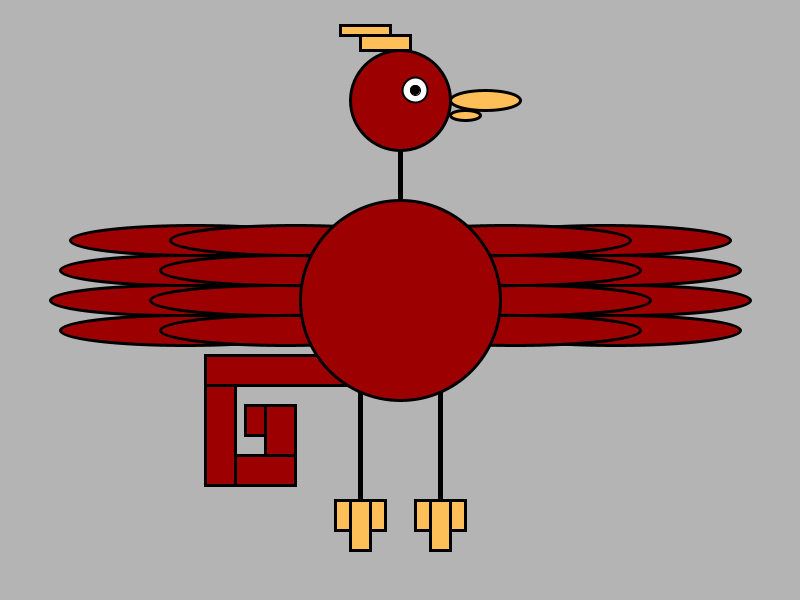
Frame 1 (no input)
Frame 60 (the mouse pressed at the canvas centre just before this capture): identical to frame 1, image omitted
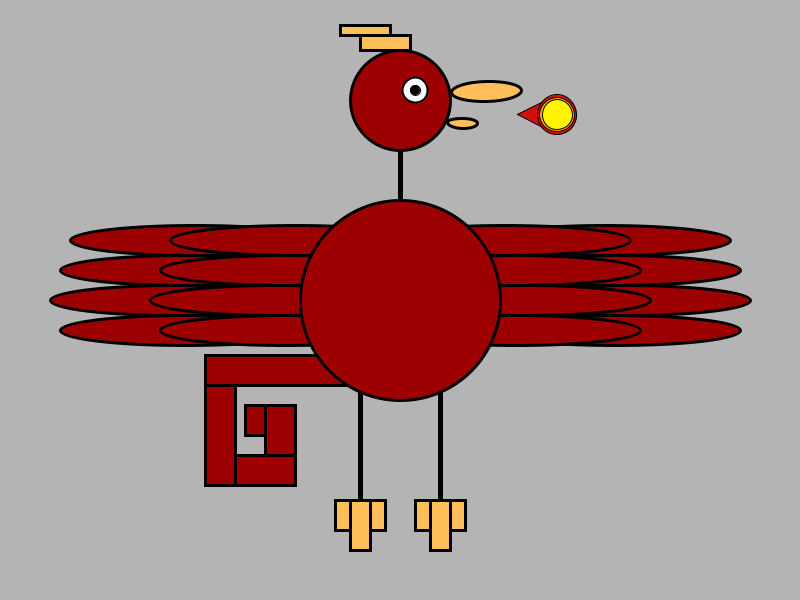
Frame 120 (the mouse held since frame 60 and released just before this capture)

The Processing sketch that drew these frames (run headless with seeded random() and noise(); from frame 60 on, the mouse is pressed at the canvas centre):

// Processing sketch: processing_52189
// ── processing_52189.pde

//Tracy Carlin
//January 28,2012
//Week 3 - Conditionals and Iterations
//size(x,y)
float heartX=400.0;
float heartY=300.0;
float rightTip=heartX+225+125;
float leftTip=heartX-225-125;
//float speed = 1.0; //for side to side movement
int direction = 1; //for side to side movement
float fireOriginX = heartX+100; //source of fire - in bird mouth
float fireOriginY = heartY-195; 
float circleRadius = 10.0; // biggest circle
color beak = #FFBF58; //beak, crest and feet color
color bird = #9D0000; //tummy, wing and tail color
color bg = #B4B4B4;
int limbs = 5; //stroke Weight for neck and legs
int outline = 3; //stroke Weight for bird shapes
void setup() {
  size(800, 600);
  smooth();
}

void draw() {
  background(bg);
  makeBird();
  if(mousePressed) {
    fireBall();
  } else {
  fireOriginX = heartX+100;
  circleRadius = 10;
  
}
}

void makeBird() 
{
  leftWing();
  rightWing();
  neck();
  leftLeg();
  rightLeg();
  leftFoot();
  rightFoot();
  tail();
  body();
  crest();
  head();
  eye();
  if (mousePressed) {
  openBeak();
  }
  else {
  topBeak();
  bottomBeak();
  }
}

void leftWing() {
  fill(bird);
  strokeWeight(outline);
  //left wings - original layer
  ellipse(heartX-225, heartY, 250, 30);
  ellipse(heartX-215, heartY-30, 250, 30);
  ellipse(heartX-215, heartY+30, 250, 30);
  ellipse(heartX-205, heartY-60, 250, 30);

  //left wings - new layer
  ellipse(heartX-125, heartY, 250, 30);
  ellipse(heartX-115, heartY-30, 250, 30);
  ellipse(heartX-115, heartY+30, 250, 30);
  ellipse(heartX-105, heartY-60, 250, 30);
}
//each "feather" is 30 pix wide, 250 px long, 30 px apart veritcally and offset by about 10 px
void rightWing() {
fill(bird);
  strokeWeight(outline);
  //right wings - original layer
  ellipse(heartX+225, heartY, 250, 30);
  ellipse(heartX+215, heartY-30, 250, 30);
  ellipse(heartX+215, heartY+30, 250, 30);
  ellipse(heartX+205, heartY-60, 250, 30);

  //right wings - new layer
  ellipse(heartX+125, heartY, 250, 30);
  ellipse(heartX+115, heartY-30, 250, 30);
  ellipse(heartX+115, heartY+30, 250, 30);
  ellipse(heartX+105, heartY-60, 250, 30);
}
//neck
void neck() {
  strokeWeight(limbs);
  line(heartX, heartY-100, heartX, heartY-200);
}

void leftLeg() {
  //legs
  strokeWeight(limbs);
  line(heartX-40, heartY-50, heartX-40, heartY+200);
}
void rightLeg() {
  strokeWeight(limbs);
  line(heartX+40, heartY-50, heartX+40, heartY+200);
}

void leftFoot() {
  //feet - left
  strokeWeight(outline);
  fill(beak);
  rect(heartX-50, heartY+200, 20, 50);
  rect(heartX-65, heartY+200, 15, 30);
  rect(heartX-30, heartY+200, 15, 30);
}

void rightFoot() {
  //feet - right
  fill(beak);
  strokeWeight(outline);
  rect(heartX+30, heartY+200, 20, 50);
  rect(heartX+15, heartY+200, 15, 30);
  rect(heartX+50, heartY+200, 15, 30);
}

void tail() {
  fill(bird);
  strokeWeight(outline);
  //tail
  rect(heartX-195, heartY+55, 150, 30);
  //plume one
  rect(heartX-195, heartY+85, 30, 100);
  //plume two
  rect(heartX-165, heartY+155, 60, 30);
  //plume 3
  rect(heartX-135, heartY+105, 30, 50);
  //final plume
  rect(heartX-155, heartY+105, 20, 30);
}

void body() {
  //body
  //desired color = red
  fill(bird);
  strokeWeight(outline);
  //fill(255,0,0);
  ellipse(heartX, heartY, 200, 200);
}

void crest() {
  //crest
  fill(beak);
  strokeWeight(outline);
  rect(heartX-40, heartY-265, 50, 15);
  rect(heartX-60, heartY-275, 50, 10);
}

void head() {
  //head (main)
  fill(bird);
  strokeWeight(outline);
  ellipse(heartX, heartY-200, 100, 100);
}

void eye() {
  eyeball();
  pupil();
}

void eyeball() {
  //eyeball
  strokeWeight(2);
  fill(255);
  //it's blue because I say so
  ellipse(heartX+15, heartY-210, 25, 25);
}
void pupil() {
  //eye - pupil
  strokeWeight(1);
  fill(0);
  ellipse(heartX+15, heartY-210, 10, 10);
  strokeWeight(3);
}

void topBeak() {
  //beak (upper)
  fill(beak);
  ellipse(heartX+85, heartY-200, 70, 20);
}

void bottomBeak() {
  //beak (lower)
  fill(beak);
  ellipse(heartX+65, heartY-185, 30, 10);
}

void fireBall() {
  if (fireOriginX<=width-circleRadius) {
  //creating the fireball
  strokeWeight(1);
  fill(#D60D0D); //red
  //tail
  fill(#D60D0D); //red
  triangle(fireOriginX,fireOriginY-circleRadius/2,fireOriginX,fireOriginY+circleRadius/2,fireOriginX-circleRadius,fireOriginY);
  //ball
  fill(#D60D0D); //red
  ellipse(fireOriginX, fireOriginY, circleRadius, circleRadius);
  fill(#FFA703); //orange
  ellipse(fireOriginX, fireOriginY, circleRadius-5, circleRadius-5);
  fill(#FFF303); //yellow
  ellipse(fireOriginX, fireOriginY, circleRadius-9.5, circleRadius-9.5);
  }
  circleRadius = circleRadius + .5; //gets bigger as it moves
  fireOriginX = fireOriginX+1; //moves to the right
  //reset the drawing defaults
  outline = 3;
  strokeWeight(outline);
  stroke(0);
}

void openBeak() {
  rotate(radians(-1));
  topBeak();
  rotate(radians(2));
  bottomBeak();
}
//heartX+=speed*direction; //from processing pg. 280, 
//we are adding 1 to the heartx value and multiplying it by the direction
// the direction changes thanks to the if statement
//to get the bird to the right, 
//the "heart" must be on the right side of the screen AND
//and the tips should just touch the sides
//if ((heartX+350>width) || (heartX-350<0)) { //this if statement moves the bird to the right 
//until the tips hit the side of the screen
//direction = -direction; //makes the value of direction positive or negative only when wing tips go beyond the bounds of the screen 
//} 
